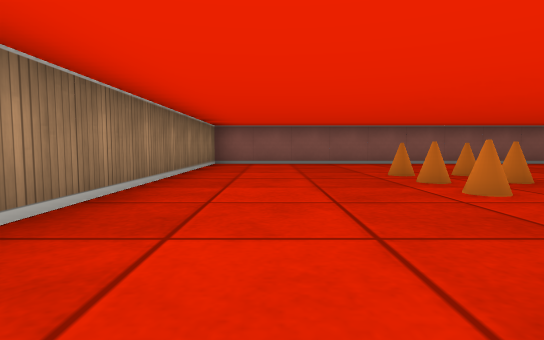
view 1 (above)

12 first-person views from a walk through a cub3D ray-caster map. The camera is about half as high as the walls, tilts 4° down and sees 80° across. The floor is counted in squares. Each view is taken from the middle of a square. On the plan, view 1 faces up. The plan holds only what a view shows up to about 9 squares ahead; the rest is blank.

view 2
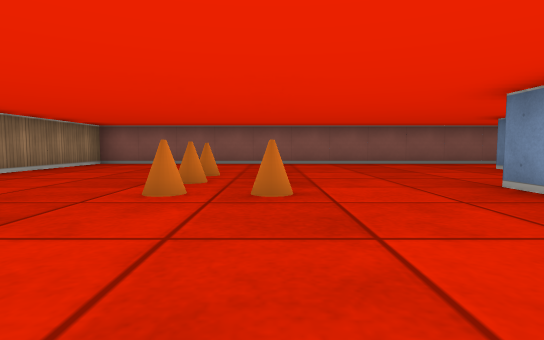

view 3
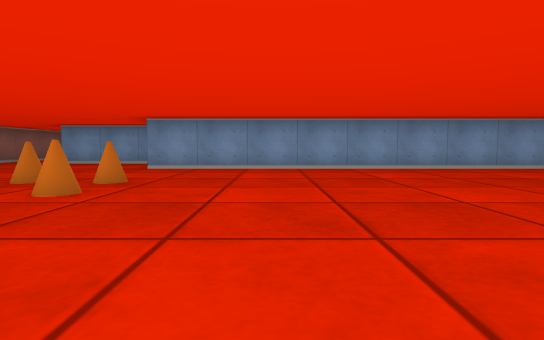

view 4
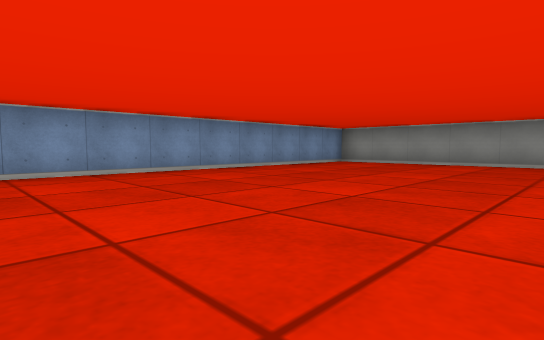

view 5
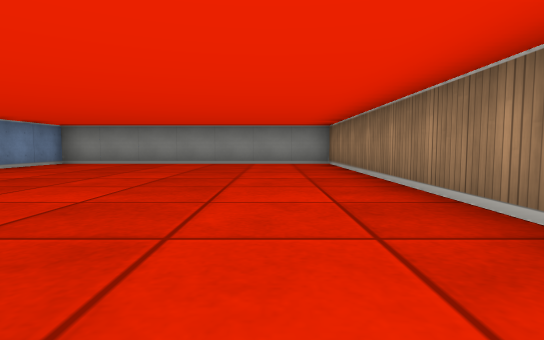

view 6
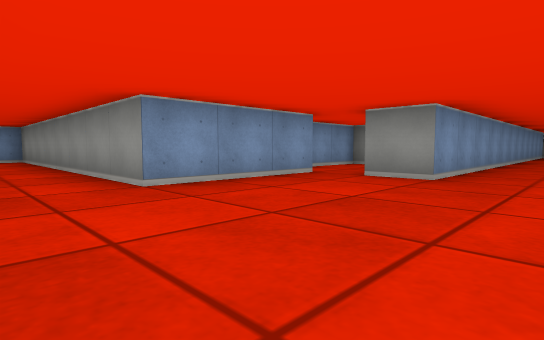

view 7
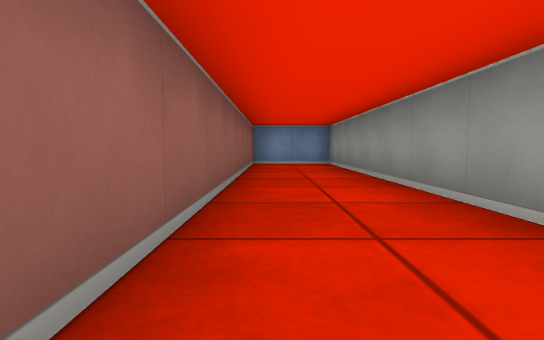

view 8
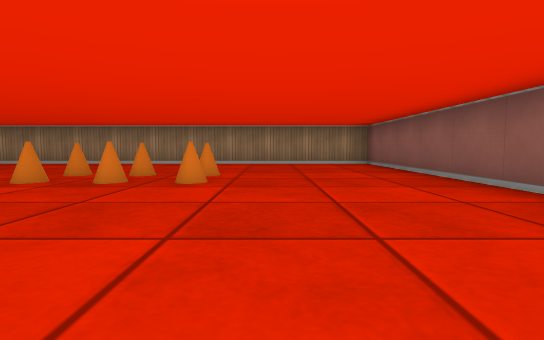

view 9
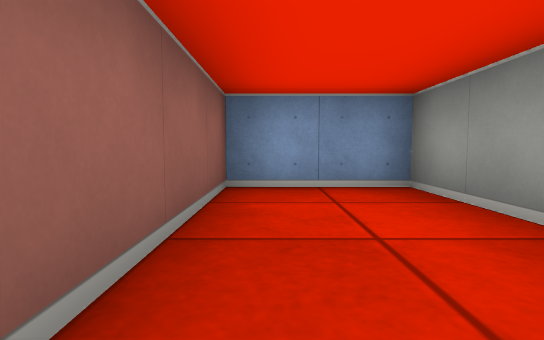

view 10
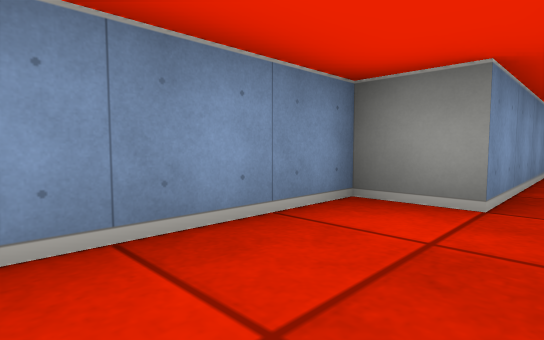

view 11
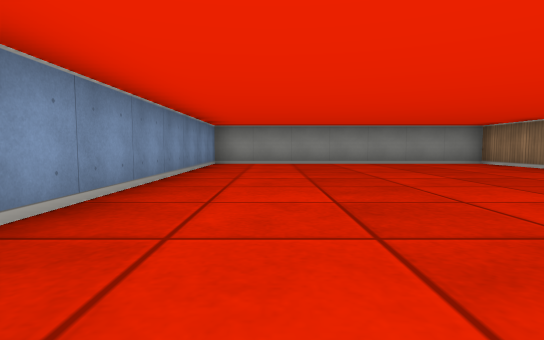

view 12
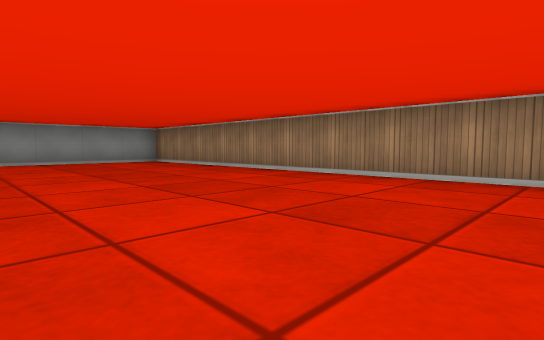

### Floor plan
Points are (right, up) in squares from view 1. A wall is a line through its corners. A room is listed if a view was taken in it or the views show most of it. See-through windows are left out.
Room 1 (views 1, 2, 3, 4, 5, 6, 7, 8, 9, 11, 12)
walls: (7.5, 3.5) (7.5, 6.5) (15.5, 6.5) (15.5, 8.5) (-1.5, 8.5) (-1.5, -8.5) (5.5, -8.5) (5.5, 3.5) (6.5, 3.5)
ways out: opening at (7, 4) to room 2
objects: cone (2, 3); cone (2, 4); cone (2, 5); cone (3, 3); cone (3, 4); cone (3, 5)
Room 2 (view 10)
walls: (7.5, 0.5) (8.5, 0.5) (8.5, 3)
ways out: opening at (7, 4) to room 1; opening at (7, 0)

Positions as (right, up) in squares from view 1, and headings:
1: (0, 0), facing up
2: (3, 0), facing up
3: (-1, 1), facing right
4: (0, 0), facing down-right
5: (0, 0), facing down
6: (4, 8), facing down-right
7: (7, 8), facing right
8: (7, 6), facing left
9: (12, 8), facing right
10: (7, 3), facing down-right
11: (4, 0), facing down
12: (3, 1), facing down-left
